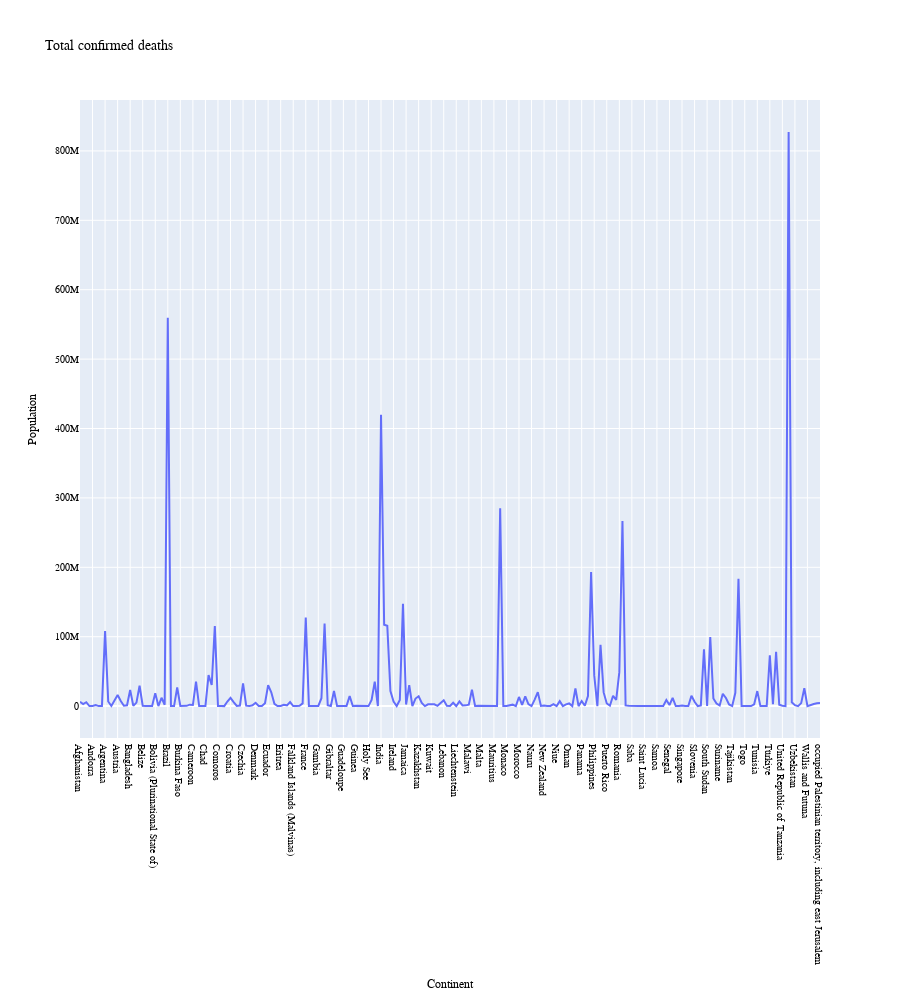

Write notebook code for a chart like this one.
### Code cell
fig=px.line(G4,y="Cumulative_deaths",height=1000,title="Covid-19 Deaths")
fig.update_layout(
   title="Total confirmed deaths",
   xaxis_title="Continent",
   yaxis_title="Population",
   legend_title="legend",
   font=dict(family="Arial", size=10, color="black"))
fig.show()

### Figure 1 — Plotly figure (JSON) as saved in the notebook; plotly's stock layout.template omitted (floating-point values rounded to 4 significant figures; data arrays with more than 128 entries replaced by an {"elided": "..."} marker saying what was removed)
{"data": [{"hovertemplate": "Country=%{x}<br>Cumulative_deaths=%{y}<extra></extra>", "legendgroup": "", "line": {"color": "#636efa", "dash": "solid"}, "marker": {"symbol": "circle"}, "mode": "lines", "name": "", "orientation": "v", "showlegend": false, "type": "scatter", "x": {"elided": "237 str values"}, "xaxis": "x", "y": {"elided": "237 int values"}, "yaxis": "y"}], "layout": {"font": {"color": "black", "family": "Arial", "size": 10}, "height": 1000, "legend": {"title": {"text": "legend"}, "tracegroupgap": 0}, "title": {"text": "Total confirmed deaths"}, "xaxis": {"anchor": "y", "domain": [0, 1], "title": {"text": "Continent"}}, "yaxis": {"anchor": "x", "domain": [0, 1], "title": {"text": "Population"}}}}
